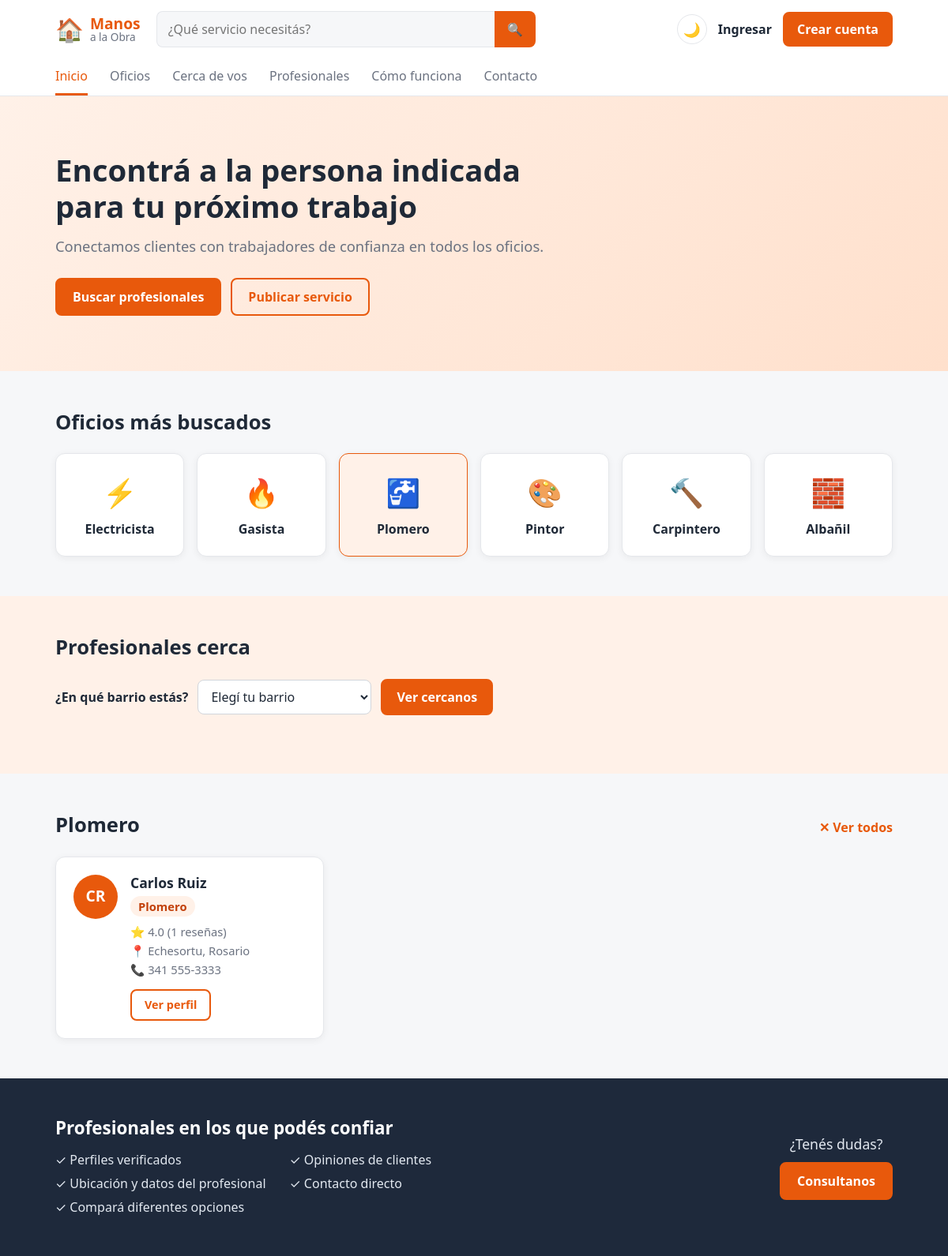
Page /index.php?oficio=Plomero on the committed database.
### tables this page shows
CREATE TABLE profesionales (
    id INT AUTO_INCREMENT PRIMARY KEY,
     
    nombre VARCHAR(60) NOT NULL,
    apellido VARCHAR(60) NOT NULL,
    email VARCHAR(120) NOT NULL UNIQUE,
    password VARCHAR(255) NOT NULL,
    iniciales VARCHAR(5) NOT NULL,
     
    oficio VARCHAR(60) NULL,
    descripcion VARCHAR(300) NULL,
    ubicacion VARCHAR(100) NULL,              
    domicilio VARCHAR(120) NULL,              
    barrio_id INT NULL,                       
    telefono VARCHAR(30) NULL,
    experiencia INT NULL,
    fecha_alta DATE NULL,
    fecha_baja DATE NULL,
     
     
    valoracion DECIMAL(2,1) DEFAULT 0,
    cantidad_resenas INT DEFAULT 0,
    creado_en TIMESTAMP DEFAULT CURRENT_TIMESTAMP,
    FOREIGN KEY (barrio_id) REFERENCES barrios(id)
);

CREATE TABLE barrios (
    id INT AUTO_INCREMENT PRIMARY KEY,
    barrio VARCHAR(60) NOT NULL UNIQUE,
    zona VARCHAR(30) NOT NULL
);

### index.php (the view, shortened to what this page needs)
<?php
require "config.php";
$modo_oscuro = ($_COOKIE["tema"] ?? "") === "oscuro";
$buscar = trim($_GET["buscar"] ?? "");
$oficio = trim($_GET["oficio"] ?? "");
$sql = "SELECT profesionales.*, barrios.barrio
        FROM profesionales
        LEFT JOIN barrios ON barrios.id = profesionales.barrio_id
        WHERE oficio IS NOT NULL
          AND (fecha_baja IS NULL OR fecha_baja >= CURDATE())";
$tipos = "";
$valores = [];
if ($oficio !== "") {
    $sql .= " AND oficio = ?";
    $tipos .= "s";
    $valores[] = $oficio;
}
$sql .= " ORDER BY valoracion DESC, cantidad_resenas DESC";
$consulta = $conexion->prepare($sql);
if ($tipos !== "") {
    $consulta->bind_param($tipos, ...$valores);
}
$consulta->execute();
$resultado_profesionales = $consulta->get_result();
if ($oficio !== "") {
    $titulo_profesionales = $oficio;
} elseif ($buscar !== "") {
    $titulo_profesionales = "Resultados para \"" . $buscar . "\"";
} else {
    $titulo_profesionales = "Profesionales destacados";
}
$barrios = [];
$resultado_barrios = $conexion->query("SELECT id, barrio, zona FROM barrios ORDER BY zona, barrio");
while ($fila = $resultado_barrios->fetch_assoc()) {
    $barrios[$fila["id"]] = $fila;
}
$barrio_elegido = (int) ($_GET["barrio"] ?? 0);
$oficios_destacados = [
    "Electricista" => "⚡",
    "Gasista"      => "🔥",
    "Plomero"      => "🚰",
    "Pintor"       => "🎨",
    "Carpintero"   => "🔨",
    "Albañil"      => "🧱",
];
if (!isset($_SESSION["usuario_id"])) {
    $link_publicar = "registro.php";
} elseif ($_SESSION["usuario_tipo"] === "profesional") {
    $link_publicar = "postular.php";
} else {
    $link_publicar = "";
}
?>
<!DOCTYPE html>
<html lang="es">
<head>
    <link rel="stylesheet" href="style.css">
</head>
<body class="<?php echo $modo_oscuro ? "oscuro" : ""; ?>">
    <header class="header-principal">
        <div class="barra-superior">
            <a href="index.php" class="logo">
                <span class="logo-icono">🏠</span>
                <span class="logo-texto"><strong>Manos</strong><span>a la Obra</span></span>
            </a>
            <form class="buscador" action="index.php#profesionales" method="get">
                <input type="search" name="buscar" placeholder="¿Qué servicio necesitás?" value="<?php echo htmlspecialchars($buscar); ?>">
                <button type="submit" aria-label="Buscar">🔍</button>
            </form>
            <div class="acciones">
                <a href="tema.php" class="boton-tema" title="<?php echo $modo_oscuro ? "Activar modo claro" : "Activar modo oscuro"; ?>">
                    <?php echo $modo_oscuro ? "☀️" : "🌙"; ?>
                </a>
                <?php if (isset($_SESSION["usuario_nombre"])): ?>
                    <span class="link-ingresar">Hola, <?php echo htmlspecialchars($_SESSION["usuario_nombre"]); ?></span>
                    <?php if (($_SESSION["usuario_tipo"] ?? "") === "profesional"): ?>
                        <a href="postular.php" class="btn-publicar">Postular servicio</a>
                    <?php endif; ?>
                    <a href="logout.php" class="btn-publicar">Salir</a>
                <?php else: ?>
                    <a href="login.php" class="link-ingresar">Ingresar</a>
                    <a href="registro.php" class="btn-publicar">Crear cuenta</a>
                <?php endif; ?>
            </div>
        </div>
        <nav class="barra-menu">
            <a href="index.php" class="activo">Inicio</a>
            <a href="#oficios">Oficios</a>
            <a href="#cerca">Cerca de vos</a>
            <a href="#profesionales">Profesionales</a>
            <a href="#">Cómo funciona</a>
            <a href="#">Contacto</a>
        </nav>
    </header>
    <section class="hero">
        <div class="contenedor">
            <div class="hero-texto">
                <h1>Encontrá a la persona indicada para tu próximo trabajo</h1>
                <p>Conectamos clientes con trabajadores de confianza en todos los oficios.</p>
                <div class="hero-botones">
                    <a href="#profesionales" class="boton boton-lleno">Buscar profesionales</a>
                    <?php if ($link_publicar !== ""): ?>
                        <a href="<?php echo $link_publicar; ?>" class="boton boton-borde">Publicar servicio</a>
                    <?php endif; ?>
                </div>
            </div>
        </div>
    </section>
    <section class="seccion">
        <div class="contenedor">
            <h2 class="seccion-titulo" id="oficios">Oficios más buscados</h2>
            <div class="oficios-grid">
                <?php foreach ($oficios_destacados as $nombre_oficio => $icono): ?>
                    <a href="index.php?oficio=<?php echo urlencode($nombre_oficio); ?>#profesionales"
                       class="oficio-card <?php echo $oficio === $nombre_oficio ? "elegido" : ""; ?>">
                        <span class="icono"><?php echo $icono; ?></span>
                        <p><?php echo $nombre_oficio; ?></p>
                    </a>
                <?php endforeach; ?>
            </div>
        </div>
    </section>
    <section class="seccion seccion-cerca">
        <div class="contenedor">
            <h2 class="seccion-titulo" id="cerca">Profesionales cerca</h2>
            <form class="elegir-barrio" action="index.php#cerca" method="get">
                <label for="barrio">¿En qué barrio estás?</label>
                <select id="barrio" name="barrio" required>
                    <option value="" disabled <?php echo isset($barrios[$barrio_elegido]) ? "" : "selected"; ?>>Elegí tu barrio</option>
                </select>
                <button type="submit" class="boton boton-lleno">Ver cercanos</button>
            </form>
        </div>
    </section>
    <section class="seccion">
        <div class="contenedor">
            <div class="seccion-encabezado">
                <h2 class="seccion-titulo" id="profesionales"><?php echo htmlspecialchars($titulo_profesionales); ?></h2>
                <?php if ($buscar !== "" || $oficio !== ""): ?>
                    <a href="index.php#profesionales" class="ver-todos">✕ Ver todos</a>
                <?php endif; ?>
            </div>
            <div class="profesionales-grid">
                <?php while ($profesional = $resultado_profesionales->fetch_assoc()): ?>
                    <?php
                    include "tarjeta_profesional.php";
                    ?>
                <?php endwhile; ?>
            </div>
        </div>
    </section>
        <footer class="pie-pagina">
        <div class="contenedor">
            <div class="pie-confianza">
                <h2>Profesionales en los que podés confiar</h2>
                <ul>
                    <li>✓ Perfiles verificados</li>
                    <li>✓ Opiniones de clientes</li>
                    <li>✓ Ubicación y datos del profesional</li>
                    <li>✓ Contacto directo</li>
                    <li>✓ Compará diferentes opciones</li>
                </ul>
            </div>
            <div class="pie-ayuda">
                <p>¿Tenés dudas?</p>
                <a href="#" class="boton boton-lleno">Consultanos</a>
            </div>
        </div>
    </footer>
</body>
</html>

### tarjeta_profesional.php (shortened to what this page needs)
<div class="profesional-card">
    <div class="profesional-avatar"><?php echo htmlspecialchars($profesional["iniciales"]); ?></div>
    <div class="profesional-info">
        <h3><?php echo htmlspecialchars($profesional["nombre"] . " " . $profesional["apellido"]); ?></h3>
        <p class="oficio"><?php echo htmlspecialchars($profesional["oficio"]); ?></p>
        <p class="valoracion">⭐ <?php echo $profesional["valoracion"]; ?> (<?php echo $profesional["cantidad_resenas"]; ?> reseñas)</p>
        <p class="ubicacion">📍 <?php
            if (!empty($profesional["barrio"])) {
                echo htmlspecialchars($profesional["barrio"]) . ", ";
            }
            echo htmlspecialchars($profesional["ubicacion"] ?? "");
        ?></p>
        <?php if (!empty($profesional["telefono"])): ?>
            <p class="telefono">📞 <?php echo htmlspecialchars($profesional["telefono"]); ?></p>
        <?php endif; ?>
        <a href="perfil.php?id=<?php echo $profesional["id"]; ?>" class="boton boton-borde">Ver perfil</a>
    </div>
</div>

### rows in the picture
profesionales: iniciales "CR", nombre+apellido "Carlos Ruiz", oficio "Plomero", valoracion "4.0", cantidad_resenas "1", barrio.barrio "Echesortu", ubicacion "Rosario", telefono "341 555-3333"

### other values in the picture
$icono "⚡"
$nombre_oficio "Electricista"
$icono "🔥"
$nombre_oficio "Gasista"
$icono "🚰"
$nombre_oficio "Plomero"
$icono "🎨"
$nombre_oficio "Pintor"
$icono "🔨"
$nombre_oficio "Carpintero"
$icono "🧱"
$nombre_oficio "Albañil"
$titulo_profesionales "Plomero"
